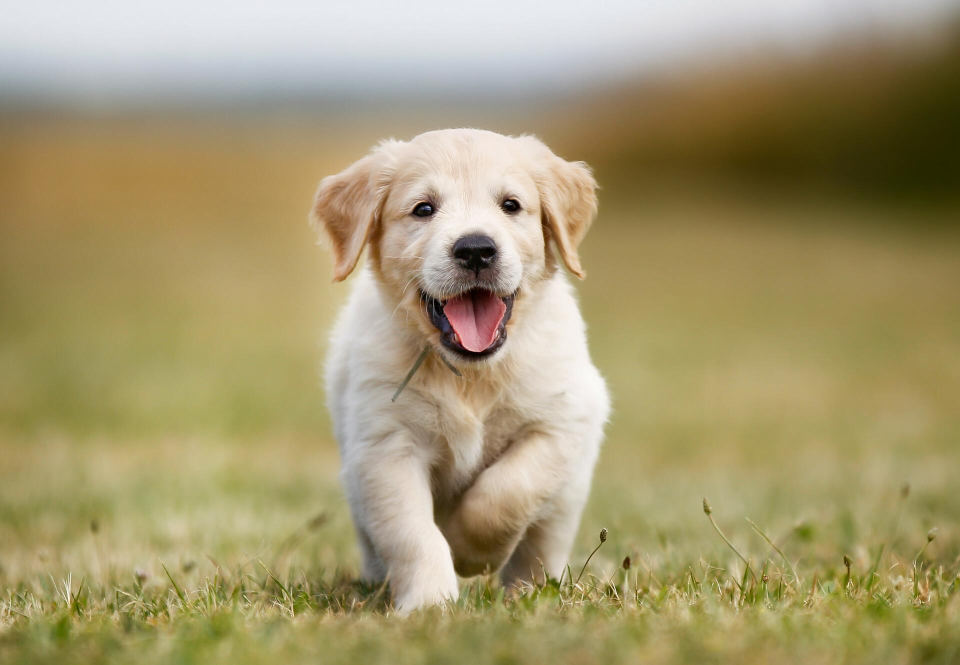
#> input picture Lab01/puppy.jpg, 1920 x 1330 px (shown at 1/2 size)
$ python intro.py
#> lines starting #> are read from the running program, lines starting #| are printed output that depends on the picture
import numpy as np
from numpy import asarray

# Create two-dimensional data structures (images) and setting their values to zero
a = np.zeros(shape=(6, 6))
# 0 0 0 0 0 0
# 0 0 0 0 0 0
# 0 0 0 0 0 0
# 0 0 0 0 0 0
# 0 0 0 0 0 0
# 0 0 0 0 0 0
a[0,0] = 2       # assign value by index
# 2 0 0 0 0 0
# 0 0 0 0 0 0
# 0 0 0 0 0 0
# 0 0 0 0 0 0
# 0 0 0 0 0 0
# 0 0 0 0 0 0
a[1:3, 0:4] = [[0,1,2,3], [2,3,4,5]]  # assign value by slicing
# 2 0 0 0 0 0
# 0 1 2 3 0 0
# 2 3 4 5 0 0
# 0 0 0 0 0 0
# 0 0 0 0 0 0
# 0 0 0 0 0 0
# loop a matrix with 2 for loops
row, col = a.shape
for r in range(row):
    for c in range(col):
        if a[r,c] != 0:   # using if statement to check the value
            print('current value is: ', a[r,c])


####################################################################
# Matrix arithmetic
####################################################################

# 1. dot product: It is the sum of the products of the corresponding elements in the two matrices.
a = np.array([[1, 2], [3, 4]])
b = np.array([[5, 6, 7], [8, 9, 10]])
print("dot:", np.dot(a, b))

# 2. trasnpose: switching its rows with its columns.
a = np.array([[1, 2], [3, 4], [5, 6]])
print("\nWith np.transpose(a) function")
print(np.transpose(a))

print("\nWith ndarray.transpose() method")
print(a.transpose())

# 3. Mean: Returns the average of the matrix elements along the given axis.
a.mean()

# 4. Return the maximum value along an axis.
a.max()

# 5. Return the minimum value along an axis.
a.min()


####################################################################
# Basic image operation
####################################################################
# import pillow
from PIL import Image, ImageOps

# open a image from path
im = Image.open('puppy.jpg')
#> im is the input picture: PIL image 1920x1330 RGB; mean R, G, B 164.2, 151.9, 111.2

# show the image
im.show()

# resize the image
new_size = (256, 256)
im_resize = im.resize(new_size)
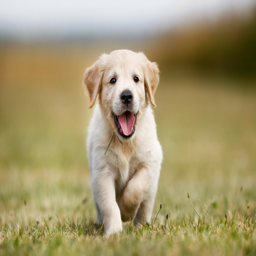
#> im_resize: PIL image 256x256 RGB; mean R, G, B 164.2, 151.9, 111.2

# save the image to target path
im_resize.save('my_puppy.jpg')

# print image size
print("previous image size is: ", im.size)
#| previous image size is:  (1920, 1330)
print("modified image size is: ", im_resize.size)
#| modified image size is:  (256, 256)

# read image to numpy array
data = asarray(im_resize)

# print shape of your numpy array
print(data.shape)
#| (256, 256, 3)

# convert image to gray scale
im_gray = ImageOps.grayscale(im_resize)
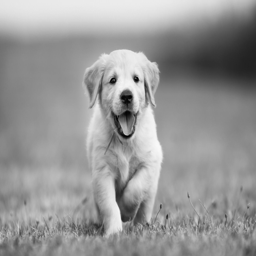
#> im_gray: PIL image 256x256 L; min 1, max 249, mean 150.9
im_gray_path = 'my_gray_puppy.jpg'
im_gray.save(im_gray_path)

# loop all the pixels of the image
im_gray_pixels = asarray(Image.open(im_gray_path))
print("current shape is: ", im_gray_pixels.shape)
#| current shape is:  (256, 256)

rows, cols = im_gray_pixels.shape
#> rows = 256; cols = 256

# get all the pixel values using the index
for row in range(rows):
    for col in range(cols):
        # get the current pixel value
        current_pixel_value = im_gray_pixels[row, col]
        # Manipulating your pixel values
        # for example: print pixel values that are greater than 200
        if current_pixel_value > 250:
            print("current pixel value is greater than 200: ", current_pixel_value)


################################################
# Function
################################################
def myFirstFunction(a,b):
    print(a+b)

myFirstFunction(46,64)
myFirstFunction('46','64')

################################################
# Call Function from Another File
################################################

import myfunc
from myfunc import subtractNumbers,divideNumbers

# call function
myfunc.addNumbers(456,654)
#> (this line was passed over: myfunc is not available in this run)
subtractNumbers(654,321)
#> (this line was passed over: myfunc is not available in this run)
divideNumbers(462,7984)
#> (this line was passed over: myfunc is not available in this run)

#cannot call multiplyNumbers directly at this time since it's not imported
#multiplyNumbers(546,7)
myfunc.multiplyNumbers(546,7)
#> (this line was passed over: myfunc is not available in this run)


################################################
# Plotting Images using Matplotlib
################################################
from PIL import Image,ImageOps
import matplotlib.pyplot as plt
import numpy as np

# display image using plt.imshow
im = Image.open('puppy.jpg')
plt.imshow(im)
plt.show()

# plot lines
xpoints = np.array([1, 2, 6, 8])
ypoints = np.array([3, 8, 1, 10])
plt.plot(xpoints,ypoints)
plt.show()
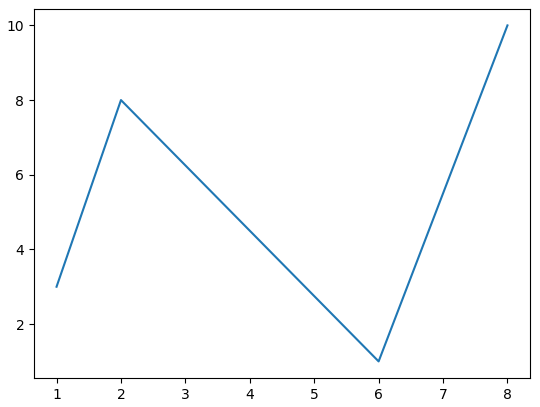
#> figure drawn by matplotlib, 1 panel

# plot scatters
x = np.array([5,7,8,7,2,17,2,9,4,11,12,9,6])
y = np.array([99,86,87,88,111,86,103,87,94,78,77,85,86])
plt.scatter(x, y)
plt.show()
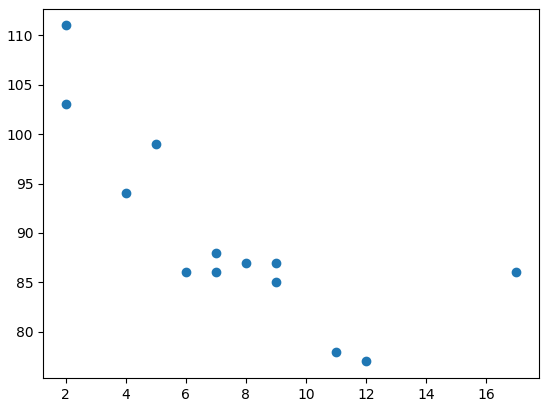
#> figure drawn by matplotlib, 1 panel


# plot bars
x = np.array(["A", "B", "C", "D"])
y = np.array([3, 8, 1, 10])
plt.bar(x,y)
plt.show()
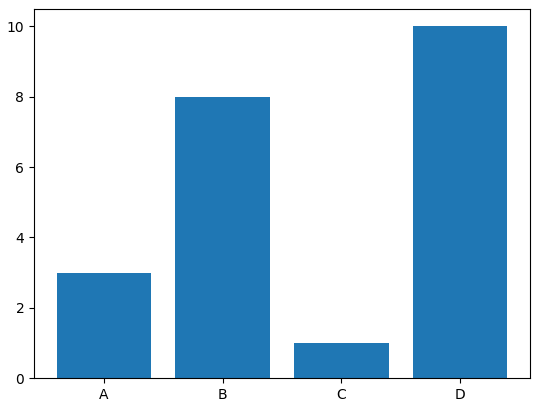
#> figure drawn by matplotlib, 1 panel; tallest bar 10 high, from x = 2.6 to 3.4

# plot histogram
x = np.random.normal(170, 10, 250)
plt.hist(x)
plt.show()
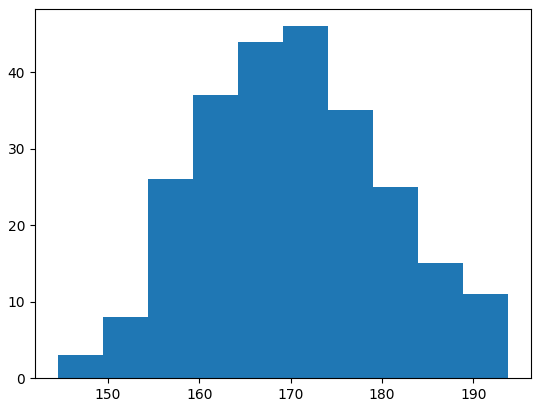
#> figure drawn by matplotlib, 1 panel; tallest bar 46 high, from x = 169.2 to 174.1
